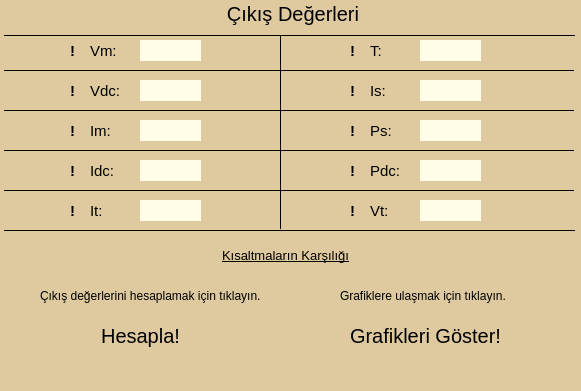
   <widget class="QGroupBox" name="OutputBox">
    <property name="geometry">
     <rect>
      <x>20</x>
      <y>570</y>
      <width>581</width>
      <height>391</height>
     </rect>
    </property>
    <property name="font">
     <font>
      <pointsize>15</pointsize>
     </font>
    </property>
    <property name="autoFillBackground">
     <bool>false</bool>
    </property>
    <property name="styleSheet">
     <string notr="true">background-color:#dfcaa0;
border-radius:15px;
</string>
    </property>
    <property name="title">
     <string>Çıkış Değerleri</string>
    </property>
    <property name="alignment">
     <set>Qt::AlignCenter</set>
    </property>
    <widget class="QLabel" name="VmLabel">
     <property name="geometry">
      <rect>
       <x>90</x>
       <y>40</y>
       <width>31</width>
       <height>21</height>
      </rect>
     </property>
     <property name="font">
      <font>
       <pointsize>11</pointsize>
      </font>
     </property>
     <property name="text">
      <string>Vm:</string>
     </property>
    </widget>
    <widget class="QLabel" name="VmValue">
     <property name="geometry">
      <rect>
       <x>140</x>
       <y>40</y>
       <width>61</width>
       <height>21</height>
      </rect>
     </property>
     <property name="font">
      <font>
       <pointsize>11</pointsize>
      </font>
     </property>
     <property name="styleSheet">
      <string notr="true">background-color: #fffde7;</string>
     </property>
     <property name="frameShape">
      <enum>QFrame::Box</enum>
     </property>
     <property name="text">
      <string/>
     </property>
    </widget>
    <widget class="QLabel" name="VdcValue">
     <property name="geometry">
      <rect>
       <x>140</x>
       <y>80</y>
       <width>61</width>
       <height>21</height>
      </rect>
     </property>
     <property name="font">
      <font>
       <pointsize>11</pointsize>
      </font>
     </property>
     <property name="styleSheet">
      <string notr="true">background-color: #fffde7;</string>
     </property>
     <property name="frameShape">
      <enum>QFrame::Box</enum>
     </property>
     <property name="text">
      <string/>
     </property>
    </widget>
    <widget class="QLabel" name="VdcLabel">
     <property name="geometry">
      <rect>
       <x>90</x>
       <y>80</y>
       <width>41</width>
       <height>21</height>
      </rect>
     </property>
     <property name="font">
      <font>
       <pointsize>11</pointsize>
      </font>
     </property>
     <property name="text">
      <string>Vdc:</string>
     </property>
    </widget>
    <widget class="QLabel" name="ImValue">
     <property name="geometry">
      <rect>
       <x>140</x>
       <y>120</y>
       <width>61</width>
       <height>21</height>
      </rect>
     </property>
     <property name="font">
      <font>
       <pointsize>11</pointsize>
      </font>
     </property>
     <property name="styleSheet">
      <string notr="true">background-color: #fffde7;</string>
     </property>
     <property name="frameShape">
      <enum>QFrame::Box</enum>
     </property>
     <property name="text">
      <string/>
     </property>
    </widget>
    <widget class="QLabel" name="ImLabel">
     <property name="geometry">
      <rect>
       <x>90</x>
       <y>120</y>
       <width>31</width>
       <height>21</height>
      </rect>
     </property>
     <property name="font">
      <font>
       <pointsize>11</pointsize>
      </font>
     </property>
     <property name="text">
      <string>Im:</string>
     </property>
    </widget>
    <widget class="QLabel" name="IsValue">
     <property name="geometry">
      <rect>
       <x>420</x>
       <y>80</y>
       <width>61</width>
       <height>21</height>
      </rect>
     </property>
     <property name="font">
      <font>
       <pointsize>11</pointsize>
      </font>
     </property>
     <property name="styleSheet">
      <string notr="true">background-color: #fffde7;</string>
     </property>
     <property name="frameShape">
      <enum>QFrame::Box</enum>
     </property>
     <property name="text">
      <string/>
     </property>
    </widget>
    <widget class="QLabel" name="IscLabel">
     <property name="geometry">
      <rect>
       <x>370</x>
       <y>80</y>
       <width>31</width>
       <height>21</height>
      </rect>
     </property>
     <property name="font">
      <font>
       <pointsize>11</pointsize>
      </font>
     </property>
     <property name="text">
      <string>Is:</string>
     </property>
    </widget>
    <widget class="QLabel" name="PsValue">
     <property name="geometry">
      <rect>
       <x>420</x>
       <y>120</y>
       <width>61</width>
       <height>21</height>
      </rect>
     </property>
     <property name="font">
      <font>
       <pointsize>11</pointsize>
      </font>
     </property>
     <property name="styleSheet">
      <string notr="true">background-color: #fffde7;</string>
     </property>
     <property name="frameShape">
      <enum>QFrame::Box</enum>
     </property>
     <property name="text">
      <string/>
     </property>
    </widget>
    <widget class="QLabel" name="PscLabel">
     <property name="geometry">
      <rect>
       <x>370</x>
       <y>120</y>
       <width>31</width>
       <height>21</height>
      </rect>
     </property>
     <property name="font">
      <font>
       <pointsize>11</pointsize>
      </font>
     </property>
     <property name="text">
      <string>Ps:</string>
     </property>
    </widget>
    <widget class="QLabel" name="VtValue">
     <property name="geometry">
      <rect>
       <x>420</x>
       <y>200</y>
       <width>61</width>
       <height>21</height>
      </rect>
     </property>
     <property name="font">
      <font>
       <pointsize>11</pointsize>
      </font>
     </property>
     <property name="styleSheet">
      <string notr="true">background-color: #fffde7;
</string>
     </property>
     <property name="frameShape">
      <enum>QFrame::Box</enum>
     </property>
     <property name="text">
      <string/>
     </property>
    </widget>
    <widget class="QLabel" name="VtLabel">
     <property name="geometry">
      <rect>
       <x>370</x>
       <y>200</y>
       <width>21</width>
       <height>21</height>
      </rect>
     </property>
     <property name="font">
      <font>
       <pointsize>11</pointsize>
      </font>
     </property>
     <property name="text">
      <string>Vt:</string>
     </property>
    </widget>
    <widget class="QPushButton" name="KisaltmaBtn">
     <property name="geometry">
      <rect>
       <x>190</x>
       <y>240</y>
       <width>191</width>
       <height>31</height>
      </rect>
     </property>
     <property name="font">
      <font>
       <pointsize>10</pointsize>
       <underline>true</underline>
      </font>
     </property>
     <property name="cursor">
      <cursorShape>PointingHandCursor</cursorShape>
     </property>
     <property name="styleSheet">
      <string notr="true">border: none;</string>
     </property>
     <property name="text">
      <string>Kısaltmaların Karşılığı</string>
     </property>
     <property name="icon">
      <iconset>
       <normaloff>ImgArayuz/dictionary.png</normaloff>ImgArayuz/dictionary.png</iconset>
     </property>
     <property name="iconSize">
      <size>
       <width>20</width>
       <height>30</height>
      </size>
     </property>
    </widget>
    <widget class="QLabel" name="IdcLabel">
     <property name="geometry">
      <rect>
       <x>90</x>
       <y>160</y>
       <width>31</width>
       <height>21</height>
      </rect>
     </property>
     <property name="font">
      <font>
       <pointsize>11</pointsize>
      </font>
     </property>
     <property name="text">
      <string>Idc:</string>
     </property>
    </widget>
    <widget class="QLabel" name="IdcValue">
     <property name="geometry">
      <rect>
       <x>140</x>
       <y>160</y>
       <width>61</width>
       <height>21</height>
      </rect>
     </property>
     <property name="font">
      <font>
       <pointsize>11</pointsize>
      </font>
     </property>
     <property name="styleSheet">
      <string notr="true">background-color: #fffde7;</string>
     </property>
     <property name="frameShape">
      <enum>QFrame::Box</enum>
     </property>
     <property name="text">
      <string/>
     </property>
    </widget>
    <widget class="QLabel" name="ItValue">
     <property name="geometry">
      <rect>
       <x>140</x>
       <y>200</y>
       <width>61</width>
       <height>21</height>
      </rect>
     </property>
     <property name="font">
      <font>
       <pointsize>11</pointsize>
      </font>
     </property>
     <property name="styleSheet">
      <string notr="true">background-color: #fffde7;
</string>
     </property>
     <property name="frameShape">
      <enum>QFrame::Box</enum>
     </property>
     <property name="lineWidth">
      <number>1</number>
     </property>
     <property name="text">
      <string/>
     </property>
    </widget>
    <widget class="QLabel" name="ItLabel">
     <property name="geometry">
      <rect>
       <x>90</x>
       <y>200</y>
       <width>31</width>
       <height>21</height>
      </rect>
     </property>
     <property name="font">
      <font>
       <pointsize>11</pointsize>
      </font>
     </property>
     <property name="text">
      <string>It:</string>
     </property>
    </widget>
    <widget class="QPushButton" name="VtInfoBtn">
     <property name="geometry">
      <rect>
       <x>485</x>
       <y>200</y>
       <width>20</width>
       <height>20</height>
      </rect>
     </property>
     <property name="toolTip">
      <string>Vt değeri bu değere eşittir veya bu değerden büyüktür.</string>
     </property>
     <property name="styleSheet">
      <string notr="true">border: none;
</string>
     </property>
     <property name="text">
      <string/>
     </property>
     <property name="icon">
      <iconset>
       <normaloff>ImgArayuz/infoboxicon.png</normaloff>ImgArayuz/infoboxicon.png</iconset>
     </property>
     <property name="flat">
      <bool>true</bool>
     </property>
    </widget>
    <widget class="QPushButton" name="ItInfoBtn">
     <property name="geometry">
      <rect>
       <x>205</x>
       <y>200</y>
       <width>20</width>
       <height>20</height>
      </rect>
     </property>
     <property name="toolTip">
      <string>It değeri bu değere eşittir veya bu değerden büyüktür.</string>
     </property>
     <property name="styleSheet">
      <string notr="true">border:none;</string>
     </property>
     <property name="text">
      <string/>
     </property>
     <property name="icon">
      <iconset>
       <normaloff>ImgArayuz/infoboxicon.png</normaloff>ImgArayuz/infoboxicon.png</iconset>
     </property>
     <property name="flat">
      <bool>true</bool>
     </property>
    </widget>
    <widget class="Line" name="line_6">
     <property name="geometry">
      <rect>
       <x>280</x>
       <y>36</y>
       <width>1</width>
       <height>193</height>
      </rect>
     </property>
     <property name="styleSheet">
      <string notr="true">background-color:black;</string>
     </property>
     <property name="frameShadow">
      <enum>QFrame::Plain</enum>
     </property>
     <property name="orientation">
      <enum>Qt::Vertical</enum>
     </property>
    </widget>
    <widget class="QLabel" name="HesaplaInfo_2">
     <property name="geometry">
      <rect>
       <x>340</x>
       <y>280</y>
       <width>181</width>
       <height>31</height>
      </rect>
     </property>
     <property name="text">
      <string>Grafiklere ulaşmak için tıklayın.</string>
     </property>
    </widget>
    <widget class="QPushButton" name="GraphBtn">
     <property name="geometry">
      <rect>
       <x>310</x>
       <y>310</y>
       <width>231</width>
       <height>51</height>
      </rect>
     </property>
     <property name="font">
      <font>
       <family>MS Shell Dlg 2</family>
       <pointsize>15</pointsize>
       <weight>50</weight>
       <italic>false</italic>
       <bold>false</bold>
      </font>
     </property>
     <property name="cursor">
      <cursorShape>PointingHandCursor</cursorShape>
     </property>
     <property name="toolTip">
      <string/>
     </property>
     <property name="styleSheet">
      <string notr="true"/>
     </property>
     <property name="text">
      <string>Grafikleri Göster!</string>
     </property>
     <property name="icon">
      <iconset>
       <normaloff>ImgArayuz/graph.png</normaloff>ImgArayuz/graph.png</iconset>
     </property>
     <property name="iconSize">
      <size>
       <width>25</width>
       <height>25</height>
      </size>
     </property>
     <property name="autoRepeat">
      <bool>false</bool>
     </property>
    </widget>
    <widget class="QLabel" name="HesaplaInfo">
     <property name="geometry">
      <rect>
       <x>40</x>
       <y>280</y>
       <width>241</width>
       <height>31</height>
      </rect>
     </property>
     <property name="text">
      <string>Çıkış değerlerini hesaplamak için tıklayın.</string>
     </property>
    </widget>
    <widget class="QPushButton" name="HesaplaBtn">
     <property name="geometry">
      <rect>
       <x>20</x>
       <y>310</y>
       <width>241</width>
       <height>51</height>
      </rect>
     </property>
     <property name="font">
      <font>
       <family>MS Shell Dlg 2</family>
       <pointsize>15</pointsize>
       <weight>50</weight>
       <italic>false</italic>
       <bold>false</bold>
      </font>
     </property>
     <property name="cursor">
      <cursorShape>PointingHandCursor</cursorShape>
     </property>
     <property name="toolTip">
      <string/>
     </property>
     <property name="styleSheet">
      <string notr="true"/>
     </property>
     <property name="text">
      <string>Hesapla!</string>
     </property>
     <property name="icon">
      <iconset>
       <normaloff>ImgArayuz/Math.png</normaloff>ImgArayuz/Math.png</iconset>
     </property>
     <property name="iconSize">
      <size>
       <width>23</width>
       <height>23</height>
      </size>
     </property>
     <property name="shortcut">
      <string/>
     </property>
     <property name="autoRepeat">
      <bool>false</bool>
     </property>
    </widget>
    <widget class="Line" name="line">
     <property name="geometry">
      <rect>
       <x>4</x>
       <y>70</y>
       <width>570</width>
       <height>1</height>
      </rect>
     </property>
     <property name="styleSheet">
      <string notr="true">background-color:black;
</string>
     </property>
     <property name="orientation">
      <enum>Qt::Horizontal</enum>
     </property>
    </widget>
    <widget class="Line" name="line_2">
     <property name="geometry">
      <rect>
       <x>4</x>
       <y>110</y>
       <width>570</width>
       <height>1</height>
      </rect>
     </property>
     <property name="styleSheet">
      <string notr="true">background-color:black;</string>
     </property>
     <property name="orientation">
      <enum>Qt::Horizontal</enum>
     </property>
    </widget>
    <widget class="Line" name="line_3">
     <property name="geometry">
      <rect>
       <x>4</x>
       <y>150</y>
       <width>570</width>
       <height>1</height>
      </rect>
     </property>
     <property name="styleSheet">
      <string notr="true">background-color:black;</string>
     </property>
     <property name="orientation">
      <enum>Qt::Horizontal</enum>
     </property>
    </widget>
    <widget class="Line" name="line_4">
     <property name="geometry">
      <rect>
       <x>4</x>
       <y>190</y>
       <width>570</width>
       <height>1</height>
      </rect>
     </property>
     <property name="styleSheet">
      <string notr="true">background-color:black;</string>
     </property>
     <property name="orientation">
      <enum>Qt::Horizontal</enum>
     </property>
    </widget>
    <widget class="Line" name="line_5">
     <property name="geometry">
      <rect>
       <x>4</x>
       <y>230</y>
       <width>571</width>
       <height>1</height>
      </rect>
     </property>
     <property name="styleSheet">
      <string notr="true">background-color:black;</string>
     </property>
     <property name="orientation">
      <enum>Qt::Horizontal</enum>
     </property>
    </widget>
    <widget class="QLabel" name="VtValue_2">
     <property name="geometry">
      <rect>
       <x>420</x>
       <y>40</y>
       <width>61</width>
       <height>21</height>
      </rect>
     </property>
     <property name="font">
      <font>
       <pointsize>11</pointsize>
      </font>
     </property>
     <property name="styleSheet">
      <string notr="true">background-color: #fffde7;
</string>
     </property>
     <property name="frameShape">
      <enum>QFrame::Box</enum>
     </property>
     <property name="text">
      <string/>
     </property>
    </widget>
    <widget class="QLabel" name="VtLabel_2">
     <property name="geometry">
      <rect>
       <x>370</x>
       <y>40</y>
       <width>21</width>
       <height>21</height>
      </rect>
     </property>
     <property name="font">
      <font>
       <pointsize>11</pointsize>
      </font>
     </property>
     <property name="text">
      <string>T:</string>
     </property>
    </widget>
    <widget class="Line" name="line_9">
     <property name="geometry">
      <rect>
       <x>4</x>
       <y>35</y>
       <width>571</width>
       <height>1</height>
      </rect>
     </property>
     <property name="styleSheet">
      <string notr="true">background-color:black;</string>
     </property>
     <property name="orientation">
      <enum>Qt::Horizontal</enum>
     </property>
    </widget>
    <widget class="QLabel" name="PdcLabel">
     <property name="geometry">
      <rect>
       <x>370</x>
       <y>160</y>
       <width>41</width>
       <height>21</height>
      </rect>
     </property>
     <property name="font">
      <font>
       <pointsize>11</pointsize>
      </font>
     </property>
     <property name="text">
      <string>Pdc:</string>
     </property>
    </widget>
    <widget class="QLabel" name="PdcValue">
     <property name="geometry">
      <rect>
       <x>420</x>
       <y>160</y>
       <width>61</width>
       <height>21</height>
      </rect>
     </property>
     <property name="font">
      <font>
       <pointsize>11</pointsize>
      </font>
     </property>
     <property name="styleSheet">
      <string notr="true">background-color: #fffde7;</string>
     </property>
     <property name="frameShape">
      <enum>QFrame::Box</enum>
     </property>
     <property name="text">
      <string/>
     </property>
    </widget>
    <widget class="QLabel" name="VmLabel_2">
     <property name="geometry">
      <rect>
       <x>70</x>
       <y>40</y>
       <width>16</width>
       <height>21</height>
      </rect>
     </property>
     <property name="font">
      <font>
       <pointsize>11</pointsize>
       <weight>75</weight>
       <bold>true</bold>
      </font>
     </property>
     <property name="text">
      <string>!</string>
     </property>
    </widget>
    <widget class="QLabel" name="VmLabel_3">
     <property name="geometry">
      <rect>
       <x>70</x>
       <y>80</y>
       <width>16</width>
       <height>21</height>
      </rect>
     </property>
     <property name="font">
      <font>
       <pointsize>11</pointsize>
       <weight>75</weight>
       <bold>true</bold>
      </font>
     </property>
     <property name="text">
      <string>!</string>
     </property>
    </widget>
    <widget class="QLabel" name="VmLabel_4">
     <property name="geometry">
      <rect>
       <x>70</x>
       <y>120</y>
       <width>16</width>
       <height>21</height>
      </rect>
     </property>
     <property name="font">
      <font>
       <pointsize>11</pointsize>
       <weight>75</weight>
       <bold>true</bold>
      </font>
     </property>
     <property name="text">
      <string>!</string>
     </property>
    </widget>
    <widget class="QLabel" name="VmLabel_5">
     <property name="geometry">
      <rect>
       <x>70</x>
       <y>160</y>
       <width>16</width>
       <height>21</height>
      </rect>
     </property>
     <property name="font">
      <font>
       <pointsize>11</pointsize>
       <weight>75</weight>
       <bold>true</bold>
      </font>
     </property>
     <property name="text">
      <string>!</string>
     </property>
    </widget>
    <widget class="QLabel" name="VmLabel_6">
     <property name="geometry">
      <rect>
       <x>70</x>
       <y>200</y>
       <width>16</width>
       <height>21</height>
      </rect>
     </property>
     <property name="font">
      <font>
       <pointsize>11</pointsize>
       <weight>75</weight>
       <bold>true</bold>
      </font>
     </property>
     <property name="text">
      <string>!</string>
     </property>
    </widget>
    <widget class="QLabel" name="VmLabel_7">
     <property name="geometry">
      <rect>
       <x>350</x>
       <y>40</y>
       <width>16</width>
       <height>21</height>
      </rect>
     </property>
     <property name="font">
      <font>
       <pointsize>11</pointsize>
       <weight>75</weight>
       <bold>true</bold>
      </font>
     </property>
     <property name="text">
      <string>!</string>
     </property>
    </widget>
    <widget class="QLabel" name="VmLabel_8">
     <property name="geometry">
      <rect>
       <x>350</x>
       <y>80</y>
       <width>16</width>
       <height>21</height>
      </rect>
     </property>
     <property name="font">
      <font>
       <pointsize>11</pointsize>
       <weight>75</weight>
       <bold>true</bold>
      </font>
     </property>
     <property name="text">
      <string>!</string>
     </property>
    </widget>
    <widget class="QLabel" name="VmLabel_9">
     <property name="geometry">
      <rect>
       <x>350</x>
       <y>120</y>
       <width>16</width>
       <height>21</height>
      </rect>
     </property>
     <property name="font">
      <font>
       <pointsize>11</pointsize>
       <weight>75</weight>
       <bold>true</bold>
      </font>
     </property>
     <property name="text">
      <string>!</string>
     </property>
    </widget>
    <widget class="QLabel" name="VmLabel_10">
     <property name="geometry">
      <rect>
       <x>350</x>
       <y>160</y>
       <width>16</width>
       <height>21</height>
      </rect>
     </property>
     <property name="font">
      <font>
       <pointsize>11</pointsize>
       <weight>75</weight>
       <bold>true</bold>
      </font>
     </property>
     <property name="text">
      <string>!</string>
     </property>
    </widget>
    <widget class="QLabel" name="VmLabel_11">
     <property name="geometry">
      <rect>
       <x>350</x>
       <y>200</y>
       <width>16</width>
       <height>21</height>
      </rect>
     </property>
     <property name="font">
      <font>
       <pointsize>11</pointsize>
       <weight>75</weight>
       <bold>true</bold>
      </font>
     </property>
     <property name="text">
      <string>!</string>
     </property>
    </widget>
   </widget>
